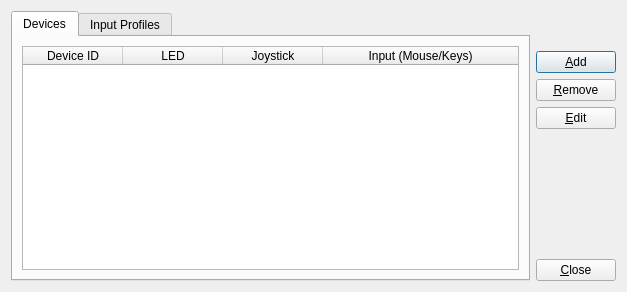
<?xml version="1.0" encoding="UTF-8"?>
<ui version="4.0">
 <class>ManageW</class>
 <widget class="QDialog" name="ManageW">
  <property name="geometry">
   <rect>
    <x>0</x>
    <y>0</y>
    <width>627</width>
    <height>292</height>
   </rect>
  </property>
  <property name="windowTitle">
   <string>QtSixA - Manage</string>
  </property>
  <layout class="QHBoxLayout" name="horizontalLayout">
   <item>
    <widget class="QTabWidget" name="tabWidget">
     <property name="currentIndex">
      <number>0</number>
     </property>
     <widget class="QWidget" name="dev">
      <attribute name="title">
       <string>Devices</string>
      </attribute>
      <layout class="QVBoxLayout" name="verticalLayout_2">
       <item>
        <widget class="QTableWidget" name="listDev">
         <property name="editTriggers">
          <set>QAbstractItemView::NoEditTriggers</set>
         </property>
         <property name="dragDropOverwriteMode">
          <bool>false</bool>
         </property>
         <property name="alternatingRowColors">
          <bool>true</bool>
         </property>
         <property name="selectionMode">
          <enum>QAbstractItemView::SingleSelection</enum>
         </property>
         <property name="selectionBehavior">
          <enum>QAbstractItemView::SelectRows</enum>
         </property>
         <attribute name="horizontalHeaderStretchLastSection">
          <bool>true</bool>
         </attribute>
         <attribute name="horizontalHeaderStretchLastSection">
          <bool>true</bool>
         </attribute>
         <column>
          <property name="text">
           <string>Device ID</string>
          </property>
         </column>
         <column>
          <property name="text">
           <string>LED</string>
          </property>
         </column>
         <column>
          <property name="text">
           <string>Joystick</string>
          </property>
         </column>
         <column>
          <property name="text">
           <string>Input (Mouse/Keys)</string>
          </property>
         </column>
        </widget>
       </item>
      </layout>
     </widget>
     <widget class="QWidget" name="input_prof">
      <attribute name="title">
       <string>Input Profiles</string>
      </attribute>
      <layout class="QVBoxLayout" name="verticalLayout_3">
       <item>
        <widget class="QListWidget" name="listProf"/>
       </item>
      </layout>
     </widget>
    </widget>
   </item>
   <item>
    <layout class="QVBoxLayout" name="verticalLayout">
     <item>
      <widget class="QLabel" name="label">
       <property name="text">
        <string/>
       </property>
      </widget>
     </item>
     <item>
      <widget class="QLabel" name="label_2">
       <property name="text">
        <string/>
       </property>
      </widget>
     </item>
     <item>
      <widget class="QPushButton" name="b_add">
       <property name="text">
        <string>&amp;Add</string>
       </property>
       <property name="icon">
        <iconset resource="../../icons/qtsixa.qrc">
         <normaloff>:/icons/plus.png</normaloff>:/icons/plus.png</iconset>
       </property>
      </widget>
     </item>
     <item>
      <widget class="QPushButton" name="b_remove">
       <property name="text">
        <string>&amp;Remove</string>
       </property>
       <property name="icon">
        <iconset resource="../../icons/qtsixa.qrc">
         <normaloff>:/icons/minus.png</normaloff>:/icons/minus.png</iconset>
       </property>
      </widget>
     </item>
     <item>
      <widget class="QPushButton" name="b_edit">
       <property name="text">
        <string>&amp;Edit</string>
       </property>
       <property name="icon">
        <iconset resource="../../icons/qtsixa.qrc">
         <normaloff>:/icons/edit.png</normaloff>:/icons/edit.png</iconset>
       </property>
      </widget>
     </item>
     <item>
      <spacer name="verticalSpacer">
       <property name="orientation">
        <enum>Qt::Vertical</enum>
       </property>
       <property name="sizeHint" stdset="0">
        <size>
         <width>20</width>
         <height>40</height>
        </size>
       </property>
      </spacer>
     </item>
     <item>
      <widget class="QPushButton" name="b_close">
       <property name="text">
        <string>&amp;Close</string>
       </property>
       <property name="icon">
        <iconset resource="../../icons/qtsixa.qrc">
         <normaloff>:/icons/close.png</normaloff>:/icons/close.png</iconset>
       </property>
      </widget>
     </item>
    </layout>
   </item>
  </layout>
 </widget>
 <resources>
  <include location="../../icons/qtsixa.qrc"/>
 </resources>
 <connections>
  <connection>
   <sender>b_close</sender>
   <signal>clicked()</signal>
   <receiver>ManageW</receiver>
   <slot>accept()</slot>
   <hints>
    <hint type="sourcelabel">
     <x>553</x>
     <y>277</y>
    </hint>
    <hint type="destinationlabel">
     <x>544</x>
     <y>240</y>
    </hint>
   </hints>
  </connection>
 </connections>
</ui>
